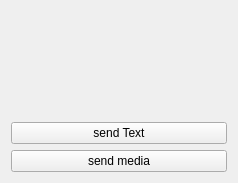
<?xml version="1.0" encoding="UTF-8"?>
<ui version="4.0">
 <class>MyClientClass</class>
 <widget class="QWidget" name="MyClientClass">
  <property name="geometry">
   <rect>
    <x>0</x>
    <y>0</y>
    <width>238</width>
    <height>183</height>
   </rect>
  </property>
  <property name="windowTitle">
   <string>MyClient</string>
  </property>
  <layout class="QGridLayout" name="gridLayout_2">
   <item row="0" column="0">
    <layout class="QGridLayout" name="gridLayout">
     <item row="0" column="0">
      <widget class="QLabel" name="label">
       <property name="text">
        <string/>
       </property>
      </widget>
     </item>
     <item row="1" column="0">
      <layout class="QVBoxLayout" name="verticalLayout">
       <item>
        <widget class="QPushButton" name="pushButton">
         <property name="text">
          <string>send Text</string>
         </property>
        </widget>
       </item>
       <item>
        <widget class="QPushButton" name="pushButton_2">
         <property name="text">
          <string>send media</string>
         </property>
        </widget>
       </item>
      </layout>
     </item>
    </layout>
   </item>
  </layout>
  <zorder>pushButton_2</zorder>
  <zorder>pushButton_2</zorder>
  <zorder>pushButton</zorder>
 </widget>
 <layoutdefault spacing="6" margin="11"/>
 <resources>
  <include location="myclient.qrc"/>
 </resources>
 <connections/>
</ui>
